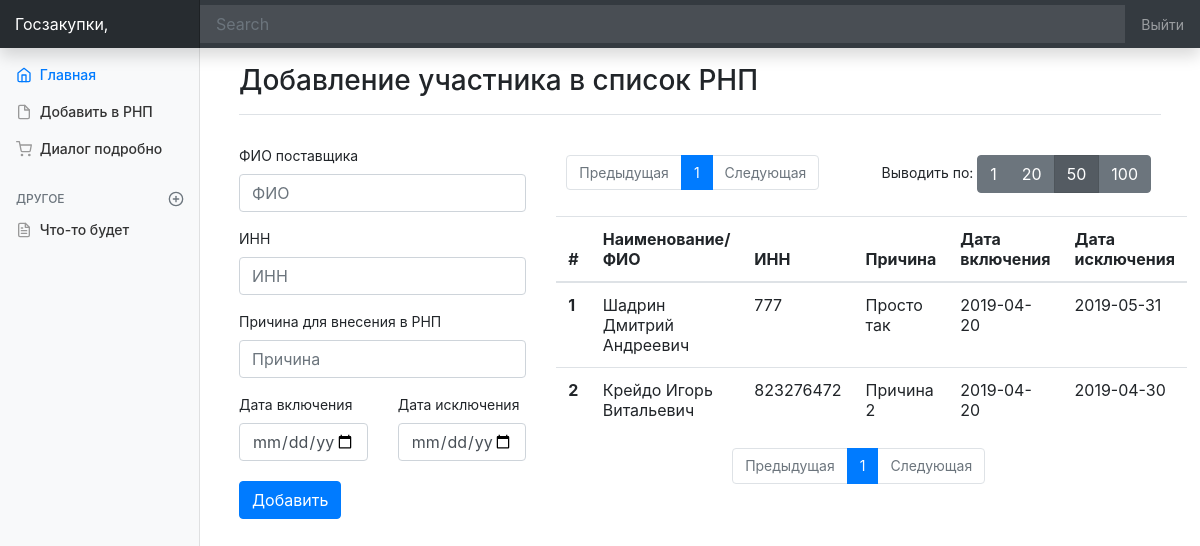
/adminpanel/index.php?act=rnp&page=1&limit=50, run on the app's committed database.
### tables this page shows
CREATE TABLE `rnp` (
  `id` int(11) NOT NULL,
  `id_user` int(11) NOT NULL,
  `date_start` date NOT NULL,
  `date_end` date NOT NULL,
  `reason` varchar(255) NOT NULL
);

CREATE TABLE `user` (
  `id` int(11) NOT NULL,
  `fio` varchar(255) NOT NULL,
  `inn` varchar(255) NOT NULL,
  `phone` varchar(255) NOT NULL,
  `type` varchar(255) NOT NULL,
  `email` varchar(255) NOT NULL,
  `password` varchar(255) NOT NULL,
  `date_reg` date NOT NULL,
  `rnp` int(11) NOT NULL,
  `token` varchar(255) NOT NULL
);

### functions.php (called while the page is built, shortened)
<?php
function resultToArray ($result) {
    $array=array();
    while(($row=$result->fetch_assoc())!=false)
        $array[]=$row;
    return $array;
}
function getRnpData($mysqli,$page,$limit){
    $offset=($page-1)*$limit;
    return resultToArray($mysqli->query("SELECT rnp.*,user.fio,user.inn FROM rnp JOIN user ON rnp.id_user = user.id LIMIT $offset,$limit"));
}
?>

### adminpanel/templates/rnp.php (the view, shortened to what this page needs)
<main role="main" class="col-md-9 ml-sm-auto col-lg-10 px-4">
<div class="main_container">
    <div class="col-12">
      <div class="d-flex justify-content-between flex-wrap flex-md-nowrap align-items-center pt-3 pb-2 mb-3 border-bottom">
        <h3 class="h3">Добавление участника в список РНП</h3>
      </div>
    <div class="row" style="margin-top: 30px;" >
        <div class="col-4">
            <form action="send.php?act=addUserToRNP" method="post">
                <div class="form-group">
                    <label for="exampleInputEmail1">ФИО поставщика</label>
                <input type="text" class="form-control smartfinder" name="name" id="exampleInputEmail1" aria-describedby="emailHelp" placeholder="ФИО ">
              </div>
              <div class="form-group">
                <label for="exampleInputEmail1">ИНН</label>
                <input type="text" class="form-control" name="inn" id="exampleInputEmail1" aria-describedby="emailHelp" placeholder="ИНН">
              </div>
              <div class="form-group">
                <label for="exampleInputPassword1">Причина для внесения в РНП</label>
                <input type="text" class="form-control" name="reason" id="exampleInputPassword1" placeholder="Причина">
              </div>
              <div class="row" style="margin-top: 10px">
                  <div class="col-6">
                      <label for="exampleInputPassword1">Дата включения</label>
                      <input type="date" class="form-control"  placeholder="Дата включения" name="date_start">
                  </div>
                  <div class="col-6">
                      <label for="exampleInputPassword1">Дата исключения</label>
                      <input type="date" class="form-control"  placeholder="Дата исключения" name="date_end">
                  </div>
              </div>
              <button type="submit" class="btn btn-primary" style="margin-top:20px;">Добавить</button>
            </form>
        </div>
        <div class="col-8">
            <div style="padding:10px;float:left;">
                            <nav aria-label="Page navigation example">
          <ul class="pagination justify-content-center">
            <li class="page-item <?=(($page==1) ? "disabled":"" )?>">
              <a class="page-link" href="?page=<?=$page-1?>&limit=<?=$limit?>" tabindex="-1" aria-disabled="true">Предыдущая</a>
            </li>
              <?  for ($i=0;$i<$rnpPagesNum;$i++){?>
            <li class="page-item <?=(($page-1==$i) ? "active":"") ?>"><a class="page-link" href="?page=<?=($i+1)?>&limit=<?=$limit?>"><?=$i+1?></a></li>
              <?}?>
            <li class="page-item <?=(($page==$rnpPagesNum) ? "disabled":"") ?>">
              <a class="page-link " href="?page=<?=$page+1?>&limit=<?=$limit?>">Следующая</a>
            </li>
          </ul>
        </nav>
            </div>
            <div style="padding:10px;float:right;">
                                Выводить по:
            <div class="btn-group" role="group" aria-label="Basic example">
              <a href="?act=rnp&page=<?=$page?>&limit=1" class="btn btn-secondary <?=(($limit==1) ? "active":"") ?>">1</a>
                <a href="?act=rnp&page=<?=$page?>&limit=20" class="btn btn-secondary <?=(($limit==20) ? "active":"") ?>">20</a>
              <a href="?act=rnp&page=<?=$page?>&limit=50" class="btn btn-secondary <?=(($limit==50) ? "active":"") ?>">50</a>
              <a href="?act=rnp&page=<?=$page?>&limit=100" class="btn btn-secondary <?=(($limit==100) ? "active":"") ?>">100</a>
            </div>
                </div>
            <div class="table_block ">
                    <table class="table table-hover">
                      <thead>
                        <tr>
                          <th scope="col">#</th>
                          <th scope="col">Наименование/ФИО</th>
                          <th scope="col">ИНН</th>
                          <th scope="col">Причина</th>
                          <th scope="col">Дата включения</th>
                          <th scope="col">Дата исключения</th>
                        </tr>
                      </thead>
                      <tbody>
                          <?for ($i=0;$i<count($rnpData);$i++){?>
                        <tr>
                          <th scope="row"><?=($i+1)?></th>
                          <td><?=$rnpData[$i]['fio']?></td>
                          <td><?=$rnpData[$i]['inn']?></td>
                          <td><?=$rnpData[$i]['reason']?></td>
                          <td><?=$rnpData[$i]['date_start']?></td>
                          <td><?=$rnpData[$i]['date_end']?></td>
                        </tr>
                          <?}?>
                        </tbody>
                </table>
        </div>
        <nav aria-label="Page navigation example">
          <ul class="pagination justify-content-center">
            <li class="page-item <?=(($page==1) ? "disabled":"" )?>">
              <a class="page-link" href="?act=rnp&page=<?=$page-1?>&limit=<?=$limit?>" tabindex="-1" aria-disabled="true">Предыдущая</a>
            </li>
              <?  for ($i=0;$i<$rnpPagesNum;$i++){?>
            <li class="page-item <?=(($page-1==$i) ? "active":"") ?>"><a class="page-link" href="?act=rnp&page=<?=($i+1)?>&limit=<?=$limit?>"><?=$i+1?></a></li>
              <?}?>
            <li class="page-item <?=(($page==$rnpPagesNum) ? "disabled":"") ?>">
              <a class="page-link " href="?act=rnp&page=<?=$page+1?>&limit=<?=$limit?>">Следующая</a>
            </li>
          </ul>
        </nav>
    </div>
</div>
</main>

### adminpanel/css/style.css (style rules this page uses)
body { font-size: .875rem; }
[role="main"] { padding-top: 133px; }
@media (min-width: 768px) { [role="main"] { padding-top: 48px; } }

### data on the page
rnp: id_user.fio "Шадрин Дмитрий Андреевич", id_user.inn "777", reason "Просто так", date_start "2019-04-20", date_end "2019-05-31"
rnp: id_user.fio "Крейдо Игорь Витальевич", id_user.inn "823276472", reason "Причина 2", date_start "2019-04-20", date_end "2019-04-30"
